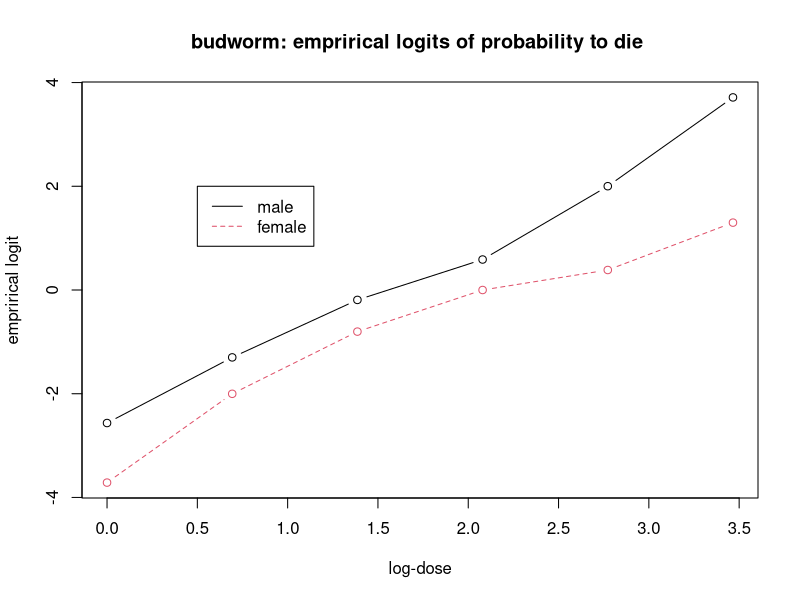

The R source for this figure:
library(pbkrtest)


### Name: data-budworm
### Title: budworm data
### Aliases: budworm data-budworm
### Keywords: datasets

### ** Examples


data(budworm)

## function to caclulate the empirical logits
empirical.logit<- function(nevent,ntotal) {
   y <- log((nevent + 0.5) / (ntotal - nevent + 0.5))
   y
}


# plot the empirical logits against log-dose

log.dose <- log(budworm$dose)
emp.logit <- empirical.logit(budworm$ndead, budworm$ntotal)
plot(log.dose, emp.logit, type='n', xlab='log-dose',ylab='emprirical logit')
title('budworm: emprirical logits of probability to die ')
male <- budworm$sex=='male'
female <- budworm$sex=='female'
lines(log.dose[male], emp.logit[male], type='b', lty=1, col=1)
lines(log.dose[female], emp.logit[female], type='b', lty=2, col=2)
legend(0.5, 2, legend=c('male', 'female'), lty=c(1,2), col=c(1,2))

## Not run: 
##D * SAS example;
##D data budworm;
##D infile 'budworm.txt' firstobs=2;
##D input sex dose ndead ntotal;
##D run;
## End(Not run)
